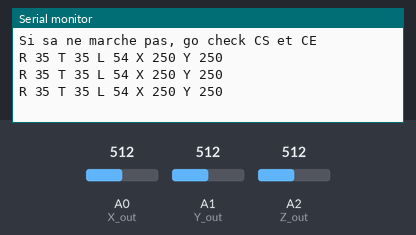
This sketch was run on a simulated Arduino Uno, built with avr-gcc and run on an emulated ATmega328P. Parts: the last lines printed to the serial monitor. Inputs (shaded band) come from the test bench; at power-on: A0 (X_out) = 512, A1 (Y_out) = 512, A2 (Z_out) = 512. No radio packets arrive unless stated.

Above: at 1.5 s.
1.6 s: A0 (X_out) set to 716
At 2.1 s:
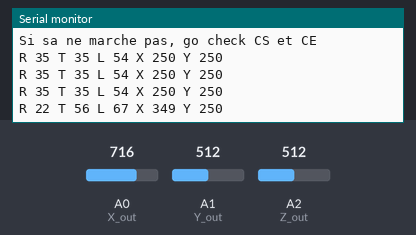
3.1 s: A1 (Y_out) set to 716
At 3.6 s:
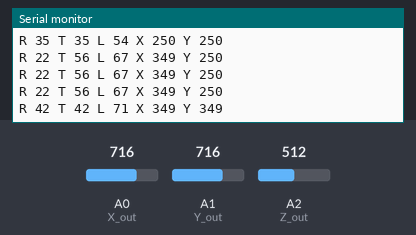
4.6 s: A2 (Z_out) set to 716
At 5.1 s:
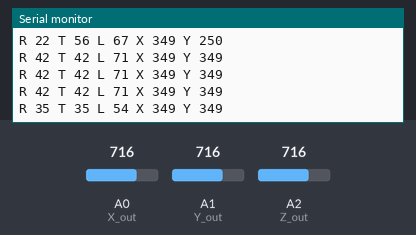
6.1 s: A0 (X_out) set to 900
At 6.7 s:
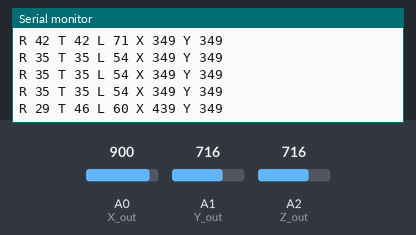
7.6 s: A1 (Y_out) set to 900
At 8.2 s:
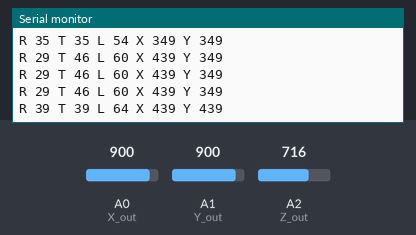
9.1 s: A2 (Z_out) set to 900
At 9.7 s:
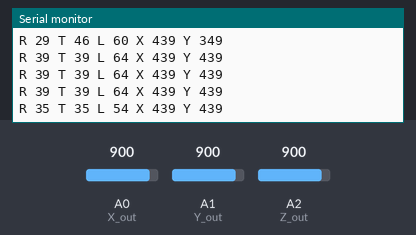
Timing chart, 0 to 11.6 s (numbered marks = the images above; inputs shaded):
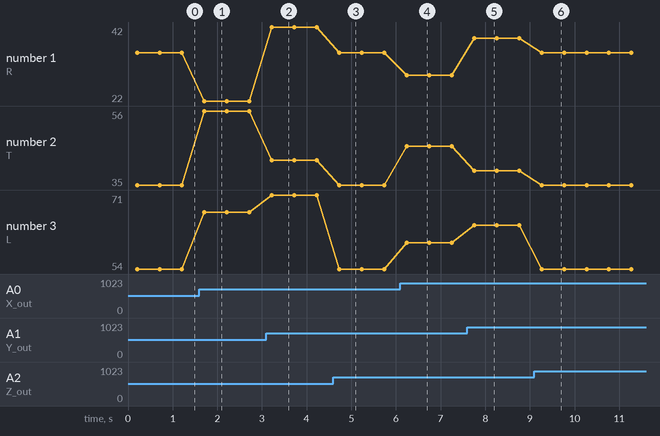

Measured:
- after the input at 1.6 s, the serial monitor: prints a new line after 0.11 s (image 1)
- after the input at 3.1 s, the serial monitor: prints a new line after 0.12 s (image 2)
- after the input at 4.6 s, the serial monitor: prints a new line after 0.13 s (image 3)
- after the input at 6.1 s, the serial monitor: prints a new line after 0.14 s (image 4)
- after the input at 7.6 s, the serial monitor: prints a new line after 0.15 s (image 5)
- after the input at 9.1 s, the serial monitor: prints a new line after 0.16 s (image 6)
- plotted number 1: 35 → 22 after the input at 1.6 s, 22 → 42 after the input at 3.1 s, 42 → 35 after the input at 4.6 s, 35 → 29 after the input at 6.1 s, 29 → 39 after the input at 7.6 s
- plotted number 2: 35 → 56 after the input at 1.6 s, 56 → 42 after the input at 3.1 s, 42 → 35 after the input at 4.6 s, 35 → 46 after the input at 6.1 s, 46 → 39 after the input at 7.6 s

The sketch:

Accelero_Tache_0.ino
```cpp
#include <SPI.h>
#include <RF24_config.h>
#include <nRF24L01.h>
#include <RF24.h>
#include "printf.h"
#include <math.h>

#define RF24_CEPIN 8      // pin ce du spi
#define RF24_CSPIN 9      // pin cs du spi

RF24 radio(RF24_CEPIN, RF24_CSPIN);     //  le module
char payload[32 + 1] = {0};

const uint64_t txPipe = 0xE8E8E8E8E5LL; //Module d'emision
const uint64_t rxPipe = 0xF6F6F6F6F5LL; //5 c'est mon ID


unsigned long previousMillis = 0;
const long interval = 200;
#define X_out A0
#define Y_out A1
#define Z_out A2


void setup() {
  pinMode(X_out, INPUT);
  pinMode(Y_out, INPUT);
  pinMode(Z_out, INPUT);

  Serial.begin(9600);

  //                                      communication
  printf_begin();
  radio.begin();
  radio.printDetails();

  //                                 Default radio settings
  radio.enableDynamicPayloads();    // payload de taille variable
  radio.setDataRate(RF24_1MBPS);    // 1 Mbits/s
  radio.setPALevel(RF24_PA_MAX);    // puissance maxi
  radio.setChannel(0x2A);           // la fréquence 2,4G + n*1*M

  // delay 4 ms, 15 retries
  // 0 - 250us, 15 - 4000us
  radio.setRetries(15, 15);     // retrie & timeout

  radio.openWritingPipe(txPipe);
  radio.openReadingPipe(1, rxPipe);
  radio.setAutoAck(true);

  // en écoute
  radio.startListening();

  Serial.println("Si sa ne marche pas, go check CS et CE");
}

void loop() {
  unsigned long currentMillis = millis();
  if (currentMillis - previousMillis >= interval) {
    previousMillis = currentMillis;

    float VX = (analogRead(X_out) * 5.0) / 1023;
    float VY = (analogRead(Y_out) * 5.0) / 1023;
    float VZ = (analogRead(Z_out) * 5.0) / 1023;

    float GX = VX - 1.65;
    float GY = VY - 1.65;
    float GZ = VZ - 1.65;
    double G = sqrt(pow(GX, 2) + pow(GY, 2) + pow(GZ, 2));

    int Tangage = asin(GX / G) * (180 / PI);
    int Roulis = asin(GY / G) * (180 / PI);
    int Lacet = acos(GZ / G) * (180 / PI);

    //String VXs = "VX " + String(VX);
    //String VYs = "VY " + String(VY);
    int VXi = VX * 100;
    int VYi = VY * 100;

    sprintf(payload,"R %d T %d L %d X %d Y %d", Roulis, Tangage, Lacet, VXi, VYi);
    Serial.println(payload);


    // verify if channel is free
    if (!radio.testCarrier()) {
      // send payload
      radio.stopListening();    // en emission
      radio.write((void *)payload, strlen(payload));
      radio.startListening();
    }
    delay(500);


  }
}
```
